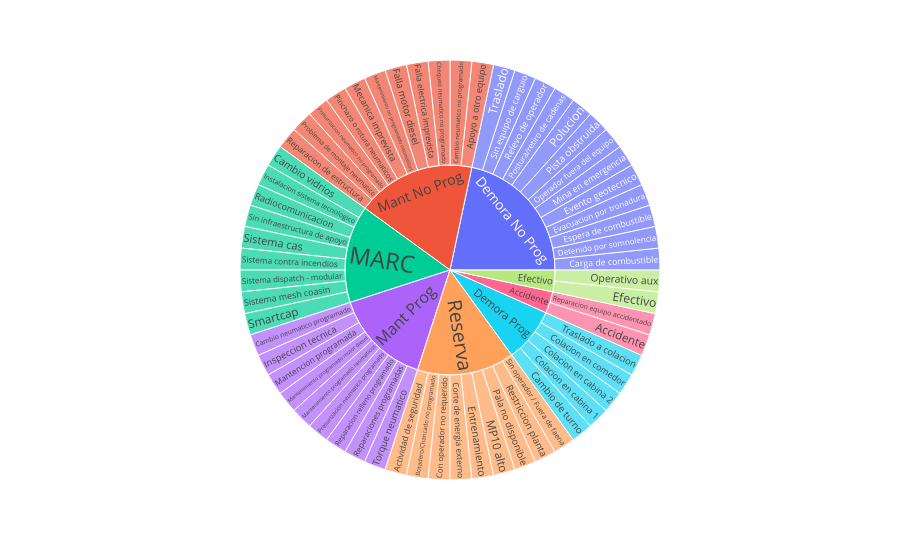

Notebook code cell kept with this figure:
### Code cell
df_sunburst = resume_activities_asarco[['asarco_event', 'event']].reset_index(drop=True)
df_sunburst['values'] = 1

# Plot the tree
fig = px.sunburst(df_sunburst, path=['asarco_event', 'event'], values='values')
fig.update_layout(font=dict(size=30))
FOR_SAVE = True
if FOR_SAVE:
  SAVE_PATH = 'images/ASARCO_map.png'
  SAVE_SPECS = {'width': 900, 'height': 1000, 'scale': 1}
  fig.write_image(SAVE_PATH, **SAVE_SPECS)

fig

### Figure 1 — Plotly figure (JSON) as saved in the notebook; plotly's stock layout.template omitted (floating-point values rounded to 4 significant figures)
{"data": [{"branchvalues": "total", "domain": {"x": [0, 1], "y": [0, 1]}, "hovertemplate": "labels=%{label}<br>value=%{value}<br>parent=%{parent}<br>id=%{id}<extra></extra>", "ids": ["Accidente/Accidente", "Reserva/Actividad de seguridad", "Mant No Prog/Apoyo a otro equipo", "Reserva/Botadero/Chancado no programado", "Demora Prog/Cambio de turno", "Mant No Prog/Cambio neumatico no programado", "Mant Prog/Cambio neumatico programado", "MARC/Cambio vidrios", "Demora No Prog/Carga de combustible", "Mant No Prog/Chequeo neumatico no programado", "Demora Prog/Colacion en cabina 1", "Demora Prog/Colacion en cabina 2", "Demora Prog/Colacion en comedor", "Reserva/Con operador no requerido", "Reserva/Corte de energia externo", "Demora No Prog/Detenido por somnolencia", "Efectivo/Efectivo", "Reserva/Entrenamiento", "Demora No Prog/Espera de combustible", "Demora No Prog/Evacuacion por tronadura", "Demora No Prog/Evento geotecnico", "Mant No Prog/Falla electrica imprevista", "Mant No Prog/Falla motor diesel", "Mant Prog/Inspeccion tecnica", "MARC/Instalacion sistema tecnologico", "Reserva/MP10 alto", "Mant Prog/Mantencion programada", "Mant No Prog/Mantenimiento no programado neumaticos", "Mant Prog/Mantenimiento programado motor diesel", "Mant Prog/Mantenimiento programado neumaticos", "Mant No Prog/Mecanica imprevista", "Demora No Prog/Mina en emergencia", "Demora No Prog/Operador fuera del equipo", "Efectivo/Operativo aux", "Reserva/Pala no disponible", "Mant No Prog/Pinchazo o rotura neumaticos", "Demora No Prog/Pista obstruida", "Demora No Prog/Polucion", "Demora No Prog/Postura/retiro de cadenas", "Mant No Prog/Presurizacion neumatico no programado", "Mant Prog/Presurizacion neumatico programado", "Mant No Prog/Problema de montaje neumatico", "MARC/Radiocomunicacion", "Demora No Prog/Relevo de operador", "Mant No Prog/Reparacion de estructura", "Accidente/Reparacion equipo accidentado", "Mant Prog/Reparacion relleno programado", "Mant Prog/Reparaciones programadas", "Reserva/Restriccion planta", "Demora No Prog/Sin equipo de carguio", "MARC/Sin infraestructura de apoyo", "Reserva/Sin operador / Fuera de faena", "MARC/Sistema cas", "MARC/Sistema contra incendios", "MARC/Sistema dispatch - modular", "MARC/Sistema mesh coasin", "MARC/Smartcap", "Mant Prog/Torque neumatico", "Demora No Prog/Traslado", "Demora Prog/Traslado a colacion", "Accidente", "Demora No Prog", "Demora Prog", "Efectivo", "MARC", "Mant No Prog", "Mant Prog", "Reserva"], "labels": ["Accidente", "Actividad de seguridad", "Apoyo a otro equipo", "Botadero/Chancado no programado", "Cambio de turno", "Cambio neumatico no programado", "Cambio neumatico programado", "Cambio vidrios", "Carga de combustible", "Chequeo neumatico no programado", "Colacion en cabina 1", "Colacion en cabina 2", "Colacion en comedor", "Con operador no requerido", "Corte de energia externo", "Detenido por somnolencia", "Efectivo", "Entrenamiento", "Espera de combustible", "Evacuacion por tronadura", "Evento geotecnico", "Falla electrica imprevista", "Falla motor diesel", "Inspeccion tecnica", "Instalacion sistema tecnologico", "MP10 alto", "Mantencion programada", "Mantenimiento no programado neumaticos", "Mantenimiento programado motor diesel", "Mantenimiento programado neumaticos", "Mecanica imprevista", "Mina en emergencia", "Operador fuera del equipo", "Operativo aux", "Pala no disponible", "Pinchazo o rotura neumaticos", "Pista obstruida", "Polucion", "Postura/retiro de cadenas", "Presurizacion neumatico no programado", "Presurizacion neumatico programado", "Problema de montaje neumatico", "Radiocomunicacion", "Relevo de operador", "Reparacion de estructura", "Reparacion equipo accidentado", "Reparacion relleno programado", "Reparaciones programadas", "Restriccion planta", "Sin equipo de carguio", "Sin infraestructura de apoyo", "Sin operador / Fuera de faena", "Sistema cas", "Sistema contra incendios", "Sistema dispatch - modular", "Sistema mesh coasin", "Smartcap", "Torque neumatico", "Traslado", "Traslado a colacion", "Accidente", "Demora No Prog", "Demora Prog", "Efectivo", "MARC", "Mant No Prog", "Mant Prog", "Reserva"], "name": "", "parents": ["Accidente", "Reserva", "Mant No Prog", "Reserva", "Demora Prog", "Mant No Prog", "Mant Prog", "MARC", "Demora No Prog", "Mant No Prog", "Demora Prog", "Demora Prog", "Demora Prog", "Reserva", "Reserva", "Demora No Prog", "Efectivo", "Reserva", "Demora No Prog", "Demora No Prog", "Demora No Prog", "Mant No Prog", "Mant No Prog", "Mant Prog", "MARC", "Reserva", "Mant Prog", "Mant No Prog", "Mant Prog", "Mant Prog", "Mant No Prog", "Demora No Prog", "Demora No Prog", "Efectivo", "Reserva", "Mant No Prog", "Demora No Prog", "Demora No Prog", "Demora No Prog", "Mant No Prog", "Mant Prog", "Mant No Prog", "MARC", "Demora No Prog", "Mant No Prog", "Accidente", "Mant Prog", "Mant Prog", "Reserva", "Demora No Prog", "MARC", "Reserva", "MARC", "MARC", "MARC", "MARC", "MARC", "Mant Prog", "Demora No Prog", "Demora Prog", "", "", "", "", "", "", "", ""], "type": "sunburst", "values": [1, 1, 1, 1, 1, 1, 1, 1, 1, 1, 1, 1, 1, 1, 1, 1, 1, 1, 1, 1, 1, 1, 1, 1, 1, 1, 1, 1, 1, 1, 1, 1, 1, 1, 1, 1, 1, 1, 1, 1, 1, 1, 1, 1, 1, 1, 1, 1, 1, 1, 1, 1, 1, 1, 1, 1, 1, 1, 1, 1, 2, 13, 5, 2, 9, 11, 9, 9]}], "layout": {"font": {"size": 30}, "legend": {"tracegroupgap": 0}, "margin": {"t": 60}}}
